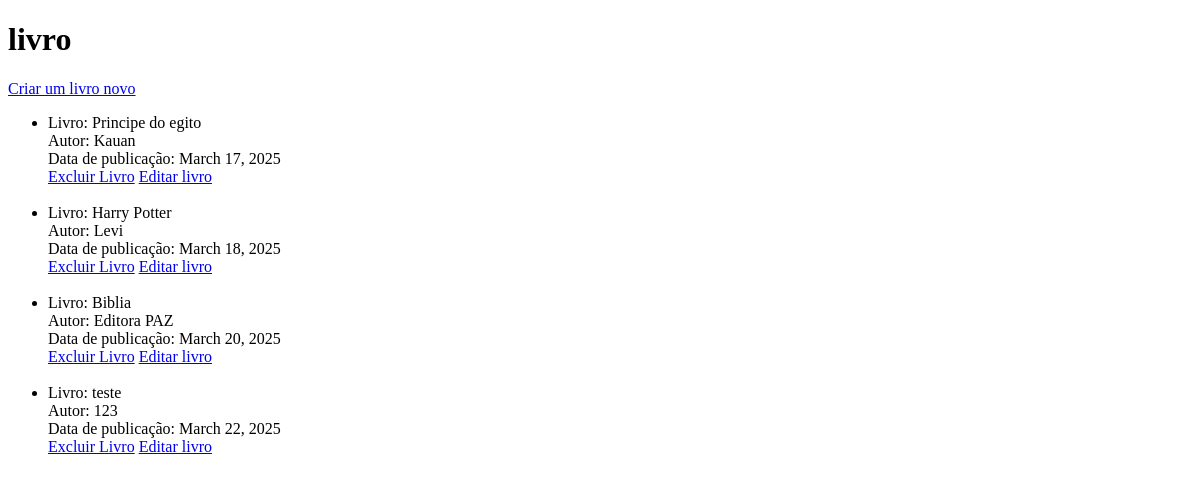
Before: / with the older database file.
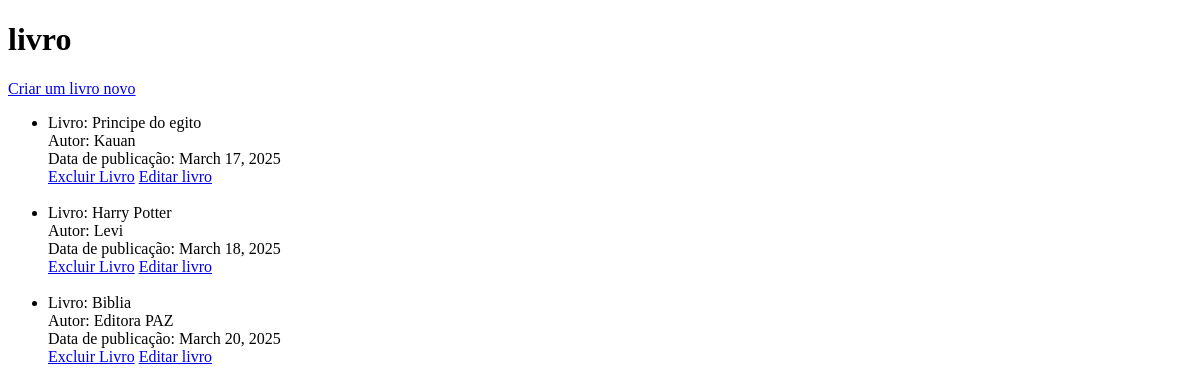
After: the same page with the newer database file.
### app/models.py (models this page shows, shortened)
class livros(models.Model):
    titulo = models.CharField(max_length=255)
    autor = models.CharField(max_length=100)
    data_de_publicacao = models.DateField()

### app/views.py (the view)
# urls.py: path('', views.visualizar_livros, name='livros'),
def visualizar_livros(request):
    todos_livros = livros.objects.all()
    return render(request, 'livros.html', {'livros': todos_livros})

### app/Templates/livros.html (shortened to what this page needs)
<!DOCTYPE html>
<html lang="en">
<head>
</head>
<body>
   <h1>livro</h1>
    <a href="{%url 'criar_livro'%}">Criar um livro novo</a>
   <ul>
    {% for livro in livros %}
        <li>
            Livro: {{ livro.titulo }} <br>
            Autor: {{ livro.autor }} <br>
            Data de publicação: {{ livro.data_de_publicacao }} <br>
            <a href="{% url 'excluir_livro' livro.pk%}">Excluir Livro</a>
            <a href="{% url 'atualizar_livro' livro.pk%}">Editar livro</a>
        </li><br>
    {% endfor %}
</ul>
</body>
</html>

Changed rows visible on the page:
removed livros: titulo "teste", autor "123", data_de_publicacao "March 22, 2025"
